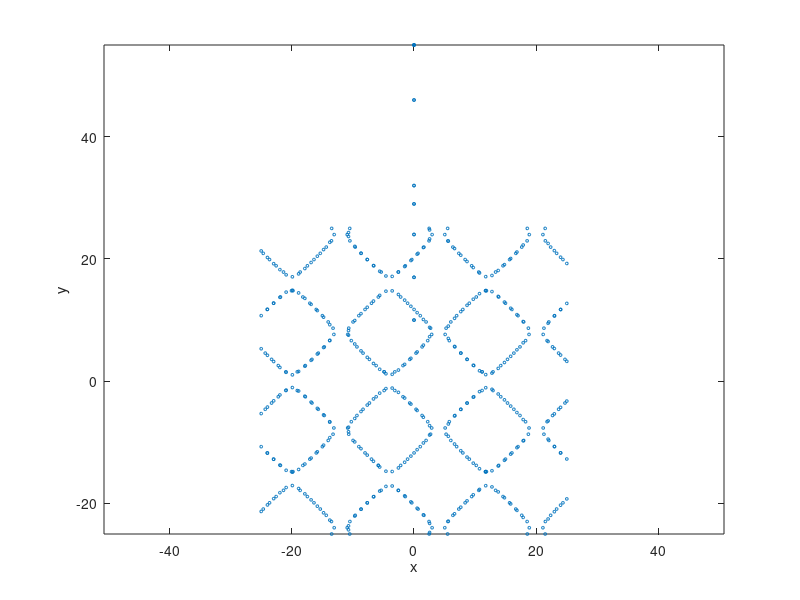

The MATLAB script that drew this image:
%..........................................................................
%                    Example Application of contourc
%
%        by Jan Oellerich & Keno Jann Buescher & Jan Philip Degel
%                                2023
%..........................................................................

clc 
close all
clear

l = 25;
n = 50;

% define vectors x and y
x = linspace(-l,l,n);
y = linspace(-l,l,n);

% build mesh grid
[X,Y] = meshgrid(linspace(-l,l,n));

% generate matrix
Z = sin(pi * X / 8) + cos(pi * Y / 8) + 0.1;

% perform contourc function
P1 = contourc(x,y,Z,[0,0]);

plot(P1(1,:),P1(2,:),'o','MarkerSize',2)
axis equal
xlabel('x')
ylabel('y')
